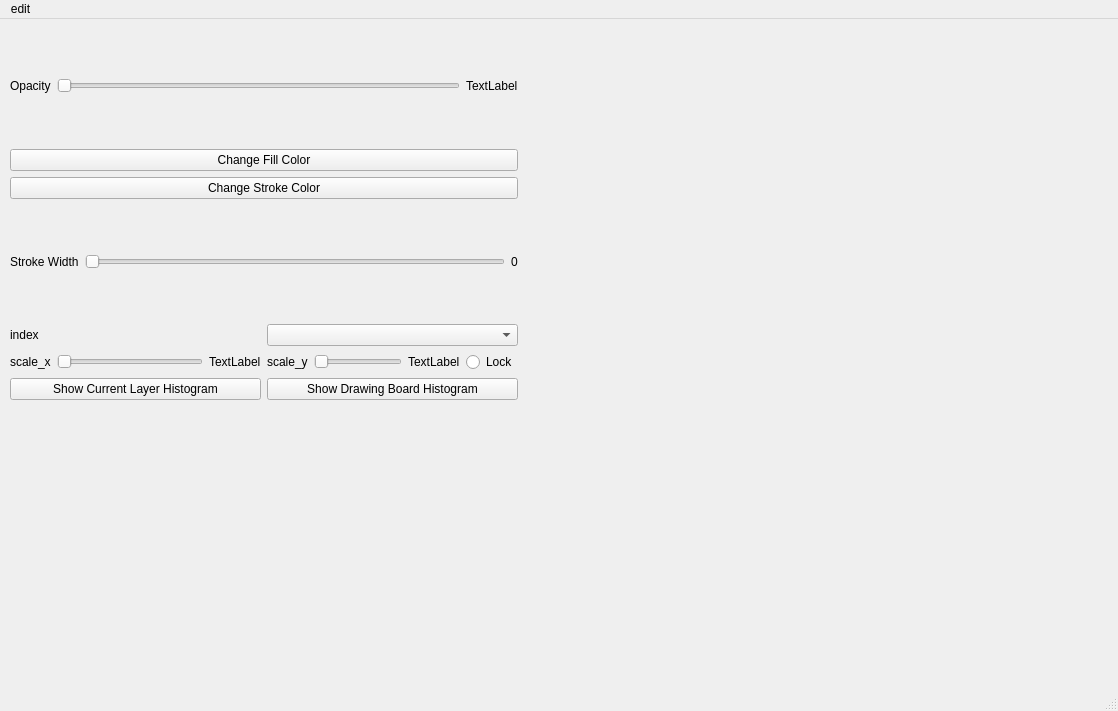
<?xml version="1.0" encoding="UTF-8"?>
<ui version="4.0">
 <class>MainWindow</class>
 <widget class="QMainWindow" name="MainWindow">
  <property name="geometry">
   <rect>
    <x>0</x>
    <y>0</y>
    <width>1118</width>
    <height>711</height>
   </rect>
  </property>
  <property name="windowTitle">
   <string>MainWindow</string>
  </property>
  <widget class="QWidget" name="centralwidget">
   <widget class="QWidget" name="layoutWidget">
    <property name="geometry">
     <rect>
      <x>10</x>
      <y>10</y>
      <width>508</width>
      <height>371</height>
     </rect>
    </property>
    <layout class="QVBoxLayout" name="verticalLayout">
     <item>
      <layout class="QHBoxLayout" name="horizontalLayout">
       <item>
        <widget class="QLabel" name="label_6">
         <property name="text">
          <string>Opacity</string>
         </property>
        </widget>
       </item>
       <item>
        <widget class="QSlider" name="opacity_slider">
         <property name="orientation">
          <enum>Qt::Horizontal</enum>
         </property>
        </widget>
       </item>
       <item>
        <widget class="QLabel" name="value_opacity">
         <property name="text">
          <string>TextLabel</string>
         </property>
        </widget>
       </item>
      </layout>
     </item>
     <item>
      <widget class="QPushButton" name="button_fill_color">
       <property name="text">
        <string>Change Fill Color</string>
       </property>
      </widget>
     </item>
     <item>
      <widget class="QPushButton" name="button_stroke_color">
       <property name="text">
        <string>Change Stroke Color</string>
       </property>
      </widget>
     </item>
     <item>
      <layout class="QHBoxLayout" name="horizontalLayout_2">
       <item>
        <widget class="QLabel" name="label">
         <property name="text">
          <string>Stroke Width</string>
         </property>
        </widget>
       </item>
       <item>
        <widget class="QSlider" name="stroke_width_slider">
         <property name="orientation">
          <enum>Qt::Horizontal</enum>
         </property>
        </widget>
       </item>
       <item>
        <widget class="QLabel" name="value_stroke_width">
         <property name="text">
          <string>0</string>
         </property>
        </widget>
       </item>
      </layout>
     </item>
     <item>
      <layout class="QHBoxLayout" name="horizontalLayout_3">
       <item>
        <widget class="QLabel" name="label_2">
         <property name="text">
          <string>index</string>
         </property>
        </widget>
       </item>
       <item>
        <widget class="QComboBox" name="index_list"/>
       </item>
      </layout>
     </item>
     <item>
      <layout class="QHBoxLayout" name="horizontalLayout_6">
       <item>
        <layout class="QHBoxLayout" name="horizontalLayout_4">
         <item>
          <widget class="QLabel" name="label_3">
           <property name="text">
            <string>scale_x</string>
           </property>
          </widget>
         </item>
         <item>
          <widget class="QSlider" name="scale_x">
           <property name="orientation">
            <enum>Qt::Horizontal</enum>
           </property>
          </widget>
         </item>
        </layout>
       </item>
       <item>
        <widget class="QLabel" name="value_scale_x">
         <property name="text">
          <string>TextLabel</string>
         </property>
        </widget>
       </item>
       <item>
        <layout class="QHBoxLayout" name="horizontalLayout_5">
         <item>
          <widget class="QLabel" name="label_4">
           <property name="text">
            <string>scale_y</string>
           </property>
          </widget>
         </item>
         <item>
          <widget class="QSlider" name="scale_y">
           <property name="orientation">
            <enum>Qt::Horizontal</enum>
           </property>
          </widget>
         </item>
         <item>
          <widget class="QLabel" name="value_scale_y">
           <property name="text">
            <string>TextLabel</string>
           </property>
          </widget>
         </item>
        </layout>
       </item>
       <item>
        <widget class="QRadioButton" name="scale_lock">
         <property name="text">
          <string>Lock</string>
         </property>
        </widget>
       </item>
      </layout>
     </item>
     <item>
      <layout class="QHBoxLayout" name="horizontalLayout_8">
       <item>
        <widget class="QPushButton" name="buttonShowCurrentlayerHist">
         <property name="text">
          <string>Show Current Layer Histogram</string>
         </property>
        </widget>
       </item>
       <item>
        <widget class="QPushButton" name="buttonShowDraingBoardHist">
         <property name="text">
          <string>Show Drawing Board Histogram</string>
         </property>
        </widget>
       </item>
      </layout>
     </item>
    </layout>
   </widget>
   <widget class="DrawingBoard" name="drawingboard" native="true">
    <property name="geometry">
     <rect>
      <x>530</x>
      <y>10</y>
      <width>581</width>
      <height>631</height>
     </rect>
    </property>
   </widget>
  </widget>
  <widget class="QMenuBar" name="menubar">
   <property name="geometry">
    <rect>
     <x>0</x>
     <y>0</y>
     <width>1118</width>
     <height>26</height>
    </rect>
   </property>
   <widget class="QMenu" name="edit">
    <property name="title">
     <string>edit</string>
    </property>
    <addaction name="actionEllipse"/>
    <addaction name="actionCursor"/>
    <addaction name="actionMove"/>
   </widget>
   <addaction name="edit"/>
  </widget>
  <widget class="QStatusBar" name="statusbar"/>
  <action name="actionEllipse">
   <property name="text">
    <string>Ellipse</string>
   </property>
  </action>
  <action name="actionCursor">
   <property name="text">
    <string>Cursor</string>
   </property>
  </action>
  <action name="actionMove">
   <property name="text">
    <string>Move</string>
   </property>
  </action>
 </widget>
 <customwidgets>
  <customwidget>
   <class>DrawingBoard</class>
   <extends>QWidget</extends>
   <header location="global">drawingboard.h</header>
   <container>1</container>
  </customwidget>
 </customwidgets>
 <resources/>
 <connections/>
</ui>
